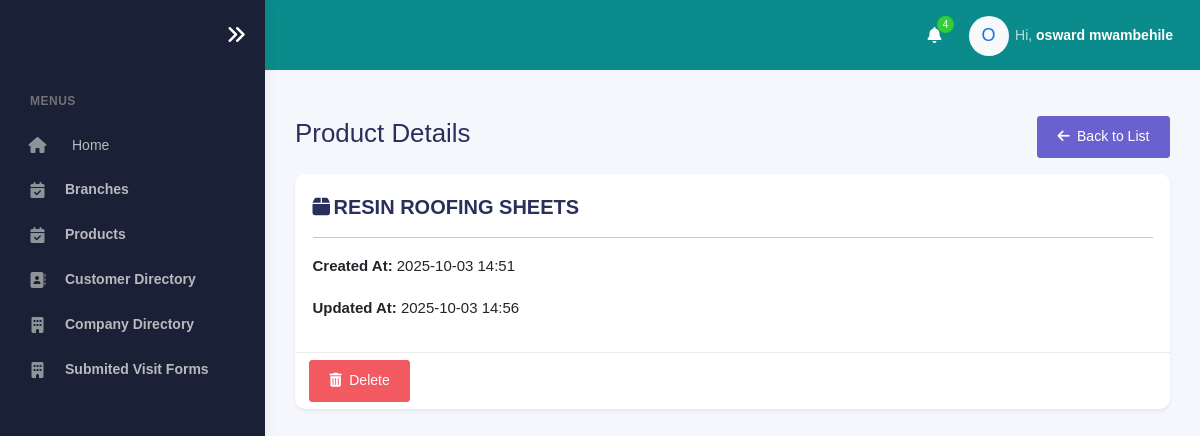
The page /products/6/ (signed in) on the database its author committed.
### accounts/models.py (models this page shows, shortened)
class User(AbstractBaseUser, PermissionsMixin):
    POSITION_CHOICES = [
        ('Head of Sales', 'Head of Sales'),
        ('Facilitator', 'Facilitator'),
        ('Product Brand Manager', 'Product Brand Manager'),
        ('Corporate Manager', 'Corporate Manager'),
        ('Corporate Officer', 'Corporate Officer'),
        ('Zonal Sales Executive', 'Zonal Sales Executive'),
        ('Mobile Sales Officer', 'Mobile Sales Officer'),
        ('Desk Sales Officer', 'Desk Sales Officer'),
        ('Admin', 'Admin'),
    ]
    ZONE_CHOICES = [
        ('Coast Zone', 'Coast Zone'),
        ('Corporate', 'Corporate'),
        ('Central Zone', 'Central Zone'),
        ('Southern Zone', 'Southern Zone'),
        ('Northern Zone', 'Northern Zone'),
        ('Lake Zone', 'Lake Zone'),
    ]
    COMPANY_CHOICES = [
        ('ANDO', 'ANDO'),
        ('KAM', 'KAM'),
        ('MATE', 'MATE'),
    ]
    email = models.EmailField(unique=True)
    first_name = models.CharField(max_length=50, null=True, blank=True)
    last_name = models.CharField(max_length=50, null=True, blank=True)
    company_name = models.CharField(max_length=50, choices=COMPANY_CHOICES, null=True, blank=True)
    position = models.CharField(max_length=100, choices=POSITION_CHOICES, null=True, blank=True)
    zone = models.CharField(max_length=100, choices=ZONE_CHOICES, null=True, blank=True)
    branch = models.ForeignKey(
        Branch,
        null=True,
        blank=True,
        on_delete=models.SET_NULL,
        related_name='users'
    )
    contact = models.CharField(
        max_length=13,
        null=True,
        blank=True,
        validators=[
            RegexValidator(
                regex=r'^(?:\+255|0)[67][0-9]\d{7}$',
                message="Enter a valid Tanzanian phone number (e.g. +255712345678 or 0712345678)"
            )
        ]
    )
    is_active = models.BooleanField(default=True)
    is_staff = models.BooleanField(default=False)
    date_joined = models.DateTimeField(default=timezone.now)
    objects = UserManager()
    USERNAME_FIELD = 'email'
    REQUIRED_FIELDS = []
    def get_full_name(self):
        return f"{self.first_name} {self.last_name}".strip()

### products/models.py (models this page shows, shortened)
class Product(models.Model):
    name = models.CharField(max_length=50, blank=True, null=True)
    created_at = models.DateTimeField(auto_now_add=True, blank=True, null=True)
    updated_at = models.DateTimeField(auto_now=True, blank=True, null=True)

### products/views.py (the view)
# urls.py: path("<int:pk>/", views.product_detail, name="product-detail"),
def product_detail(request, pk):
    if request.user.is_authenticated:
        product = get_object_or_404(Product, pk=pk)
        return render(request, "company/product_detail.html", {"product": product})
    else:
        messages.error(request, "You must login first to access the page")
        return redirect("login")

### templates/company/product_detail.html (shortened to what this page needs)
{% extends "company/base.html" %}
{% load static %}
{% block content %}
{% include "company/sidebar.html" %}
<div class="main-panel">
    <div class="main-header">
        {% include "company/nav.html" %}
    </div>
    <div class="container">
        <div class="page-inner mt-4">
            <div class="d-flex justify-content-between align-items-center mb-3">
                <h2>Product Details</h2>
                <a href="{% url 'product-list' %}" class="btn btn-secondary">
                    <i class="fas fa-arrow-left me-1"></i> Back to List
                </a>
            </div>
            <div class="card shadow-sm">
                <div class="card-body">
                    <h4 class="card-title"><i class="fas fa-box me-1"></i>{{ product.name }}</h4>
                    <hr>
                    <p><strong>Created At:</strong> {{ product.created_at|date:"Y-m-d H:i" }}</p>
                    <p><strong>Updated At:</strong> {{ product.updated_at|date:"Y-m-d H:i" }}</p>
                </div>
                <div class="card-footer d-flex gap-2">
                    <button class="btn btn-danger" data-bs-toggle="modal" data-bs-target="#deleteProductModal{{ product.id }}">
                        <i class="fas fa-trash-alt me-1"></i> Delete
                    </button>
                </div>
            </div>
        </div>
    </div>
</div>
{% endblock %}

### templates/company/nav.html (shortened to what this page needs)
{% load static %}
<nav class="navbar navbar-header navbar-expand-lg border-bottom" style="background-color: rgb(11, 139, 139)">
  <div class="container-fluid">
    <ul class="navbar-nav topbar-nav ms-md-auto align-items-center">
      <li class="nav-item topbar-icon dropdown hidden-caret">
        <a class="nav-link dropdown-toggle text-white" href="#" id="notifDropdown" role="button" data-bs-toggle="dropdown" aria-haspopup="true" aria-expanded="false">
          <i class="fa fa-bell"></i>
          <span class="notification">4</span>
        </a>
      </li>
      <li class="nav-item topbar-user dropdown hidden-caret">
        <a class="dropdown-toggle profile-pic text-white" data-bs-toggle="dropdown" href="#" aria-expanded="false">
          <div class="avatar-sm">
            <div class="avatar-initial rounded-circle bg-light text-primary d-flex align-items-center justify-content-center" style="width: 40px; height: 40px; font-size: 18px;">
              {% if request.user.is_authenticated %}
                {{ request.user.first_name|slice:":1"|default:"U"|upper }}
              {% else %}
                G
              {% endif %}
            </div>
          </div>
          <span class="profile-username">
            <span class="op-7">Hi,</span>
            {% if request.user.is_authenticated %}
              <span class="fw-bold">{{ request.user.first_name }} {{ request.user.last_name }}</span>
            {% else %}
              <span class="fw-bold">Guest</span>
            {% endif %}
          </span>
        </a>
      </li>
    </ul>
  </div>
</nav>

### rows shown on the page
User: user.first_name "O", user.first_name "osward", user.last_name "mwambehile"
Product: name "RESIN ROOFING SHEETS", created_at "2025-10-03 14:51", updated_at "2025-10-03 14:56"
